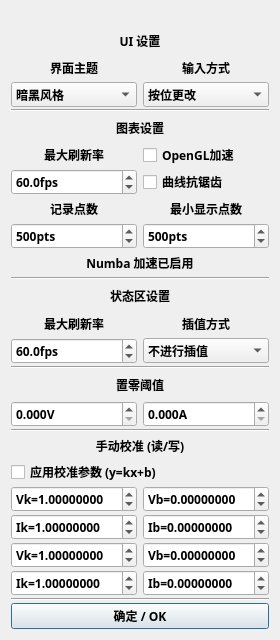
<?xml version="1.0" encoding="UTF-8"?>
<ui version="4.0">
 <class>DialogGraphics</class>
 <widget class="QDialog" name="DialogGraphics">
  <property name="windowModality">
   <enum>Qt::WindowModal</enum>
  </property>
  <property name="enabled">
   <bool>true</bool>
  </property>
  <property name="geometry">
   <rect>
    <x>0</x>
    <y>0</y>
    <width>280</width>
    <height>640</height>
   </rect>
  </property>
  <property name="sizePolicy">
   <sizepolicy hsizetype="Fixed" vsizetype="Fixed">
    <horstretch>0</horstretch>
    <verstretch>0</verstretch>
   </sizepolicy>
  </property>
  <property name="minimumSize">
   <size>
    <width>280</width>
    <height>640</height>
   </size>
  </property>
  <property name="maximumSize">
   <size>
    <width>280</width>
    <height>640</height>
   </size>
  </property>
  <property name="windowTitle">
   <string>图形设置</string>
  </property>
  <property name="sizeGripEnabled">
   <bool>false</bool>
  </property>
  <property name="modal">
   <bool>true</bool>
  </property>
  <layout class="QVBoxLayout" name="verticalLayout">
   <property name="spacing">
    <number>2</number>
   </property>
   <item>
    <widget class="QLabel" name="label">
     <property name="maximumSize">
      <size>
       <width>16777215</width>
       <height>20</height>
      </size>
     </property>
     <property name="text">
      <string/>
     </property>
    </widget>
   </item>
   <item>
    <widget class="QLabel" name="label_46">
     <property name="minimumSize">
      <size>
       <width>0</width>
       <height>28</height>
      </size>
     </property>
     <property name="maximumSize">
      <size>
       <width>999</width>
       <height>16777215</height>
      </size>
     </property>
     <property name="font">
      <font>
       <family>Sarasa Fixed SC SemiBold</family>
       <bold>true</bold>
      </font>
     </property>
     <property name="text">
      <string>UI 设置</string>
     </property>
     <property name="alignment">
      <set>Qt::AlignCenter</set>
     </property>
     <property name="margin">
      <number>6</number>
     </property>
    </widget>
   </item>
   <item>
    <layout class="QHBoxLayout" name="horizontalLayout_7">
     <property name="spacing">
      <number>6</number>
     </property>
     <item>
      <widget class="QLabel" name="label_36">
       <property name="minimumSize">
        <size>
         <width>0</width>
         <height>24</height>
        </size>
       </property>
       <property name="maximumSize">
        <size>
         <width>999</width>
         <height>16777215</height>
        </size>
       </property>
       <property name="font">
        <font>
         <family>Sarasa Fixed SC SemiBold</family>
         <bold>true</bold>
        </font>
       </property>
       <property name="text">
        <string>界面主题</string>
       </property>
       <property name="alignment">
        <set>Qt::AlignCenter</set>
       </property>
       <property name="margin">
        <number>6</number>
       </property>
      </widget>
     </item>
     <item>
      <widget class="QLabel" name="label_41">
       <property name="minimumSize">
        <size>
         <width>0</width>
         <height>24</height>
        </size>
       </property>
       <property name="maximumSize">
        <size>
         <width>999</width>
         <height>16777215</height>
        </size>
       </property>
       <property name="font">
        <font>
         <family>Sarasa Fixed SC SemiBold</family>
         <bold>true</bold>
        </font>
       </property>
       <property name="text">
        <string>输入方式</string>
       </property>
       <property name="alignment">
        <set>Qt::AlignCenter</set>
       </property>
       <property name="margin">
        <number>6</number>
       </property>
      </widget>
     </item>
    </layout>
   </item>
   <item>
    <layout class="QHBoxLayout" name="horizontalLayout_6">
     <property name="spacing">
      <number>6</number>
     </property>
     <item>
      <widget class="QComboBox" name="comboTheme">
       <property name="font">
        <font>
         <family>Sarasa Fixed SC SemiBold</family>
         <bold>true</bold>
        </font>
       </property>
       <property name="layoutDirection">
        <enum>Qt::LeftToRight</enum>
       </property>
       <property name="editable">
        <bool>false</bool>
       </property>
       <property name="sizeAdjustPolicy">
        <enum>QComboBox::AdjustToContentsOnFirstShow</enum>
       </property>
       <item>
        <property name="text">
         <string>暗黑风格</string>
        </property>
       </item>
       <item>
        <property name="text">
         <string>明亮风格</string>
        </property>
       </item>
      </widget>
     </item>
     <item>
      <widget class="QComboBox" name="comboInput">
       <property name="font">
        <font>
         <family>Sarasa Fixed SC SemiBold</family>
         <bold>true</bold>
        </font>
       </property>
       <property name="layoutDirection">
        <enum>Qt::LeftToRight</enum>
       </property>
       <property name="editable">
        <bool>false</bool>
       </property>
       <property name="sizeAdjustPolicy">
        <enum>QComboBox::AdjustToContentsOnFirstShow</enum>
       </property>
       <item>
        <property name="text">
         <string>按位更改</string>
        </property>
       </item>
       <item>
        <property name="text">
         <string>自由更改</string>
        </property>
       </item>
      </widget>
     </item>
    </layout>
   </item>
   <item>
    <widget class="Line" name="line_3">
     <property name="orientation">
      <enum>Qt::Horizontal</enum>
     </property>
    </widget>
   </item>
   <item>
    <widget class="QLabel" name="label_35">
     <property name="minimumSize">
      <size>
       <width>0</width>
       <height>28</height>
      </size>
     </property>
     <property name="maximumSize">
      <size>
       <width>999</width>
       <height>16777215</height>
      </size>
     </property>
     <property name="font">
      <font>
       <family>Sarasa Fixed SC SemiBold</family>
       <bold>true</bold>
      </font>
     </property>
     <property name="text">
      <string>图表设置</string>
     </property>
     <property name="alignment">
      <set>Qt::AlignCenter</set>
     </property>
     <property name="margin">
      <number>6</number>
     </property>
    </widget>
   </item>
   <item>
    <layout class="QHBoxLayout" name="horizontalLayout_13" stretch="1,1">
     <property name="spacing">
      <number>6</number>
     </property>
     <item>
      <widget class="QLabel" name="label_39">
       <property name="minimumSize">
        <size>
         <width>0</width>
         <height>24</height>
        </size>
       </property>
       <property name="maximumSize">
        <size>
         <width>999</width>
         <height>16777215</height>
        </size>
       </property>
       <property name="font">
        <font>
         <family>Sarasa Fixed SC SemiBold</family>
         <bold>true</bold>
        </font>
       </property>
       <property name="text">
        <string>最大刷新率</string>
       </property>
       <property name="alignment">
        <set>Qt::AlignCenter</set>
       </property>
       <property name="margin">
        <number>6</number>
       </property>
      </widget>
     </item>
     <item>
      <widget class="QCheckBox" name="checkBoxOpenGL">
       <property name="font">
        <font>
         <family>Sarasa Fixed SC SemiBold</family>
         <bold>true</bold>
        </font>
       </property>
       <property name="text">
        <string>OpenGL加速</string>
       </property>
      </widget>
     </item>
    </layout>
   </item>
   <item>
    <layout class="QHBoxLayout" name="horizontalLayout_12" stretch="1,1">
     <property name="spacing">
      <number>6</number>
     </property>
     <item>
      <widget class="QDoubleSpinBox" name="spinMaxFps">
       <property name="font">
        <font>
         <family>Sarasa Fixed SC SemiBold</family>
         <bold>true</bold>
        </font>
       </property>
       <property name="alignment">
        <set>Qt::AlignLeading|Qt::AlignLeft|Qt::AlignVCenter</set>
       </property>
       <property name="suffix">
        <string>fps</string>
       </property>
       <property name="decimals">
        <number>1</number>
       </property>
       <property name="minimum">
        <double>1.000000000000000</double>
       </property>
       <property name="maximum">
        <double>120.000000000000000</double>
       </property>
       <property name="singleStep">
        <double>5.000000000000000</double>
       </property>
       <property name="value">
        <double>60.000000000000000</double>
       </property>
      </widget>
     </item>
     <item>
      <widget class="QCheckBox" name="checkBoxAntialias">
       <property name="font">
        <font>
         <family>Sarasa Fixed SC SemiBold</family>
         <bold>true</bold>
        </font>
       </property>
       <property name="text">
        <string>曲线抗锯齿</string>
       </property>
      </widget>
     </item>
    </layout>
   </item>
   <item>
    <layout class="QHBoxLayout" name="horizontalLayout_14">
     <property name="spacing">
      <number>6</number>
     </property>
     <item>
      <widget class="QLabel" name="label_40">
       <property name="minimumSize">
        <size>
         <width>0</width>
         <height>24</height>
        </size>
       </property>
       <property name="maximumSize">
        <size>
         <width>999</width>
         <height>16777215</height>
        </size>
       </property>
       <property name="font">
        <font>
         <family>Sarasa Fixed SC SemiBold</family>
         <bold>true</bold>
        </font>
       </property>
       <property name="text">
        <string>记录点数</string>
       </property>
       <property name="alignment">
        <set>Qt::AlignCenter</set>
       </property>
       <property name="margin">
        <number>6</number>
       </property>
      </widget>
     </item>
     <item>
      <widget class="QLabel" name="label_47">
       <property name="minimumSize">
        <size>
         <width>0</width>
         <height>24</height>
        </size>
       </property>
       <property name="maximumSize">
        <size>
         <width>999</width>
         <height>16777215</height>
        </size>
       </property>
       <property name="font">
        <font>
         <family>Sarasa Fixed SC SemiBold</family>
         <bold>true</bold>
        </font>
       </property>
       <property name="text">
        <string>最小显示点数</string>
       </property>
       <property name="alignment">
        <set>Qt::AlignCenter</set>
       </property>
       <property name="margin">
        <number>6</number>
       </property>
      </widget>
     </item>
    </layout>
   </item>
   <item>
    <layout class="QHBoxLayout" name="horizontalLayout_15">
     <property name="spacing">
      <number>6</number>
     </property>
     <item>
      <widget class="QSpinBox" name="spinDataLength">
       <property name="font">
        <font>
         <family>Sarasa Fixed SC SemiBold</family>
         <bold>true</bold>
        </font>
       </property>
       <property name="alignment">
        <set>Qt::AlignLeading|Qt::AlignLeft|Qt::AlignVCenter</set>
       </property>
       <property name="suffix">
        <string>pts</string>
       </property>
       <property name="prefix">
        <string/>
       </property>
       <property name="minimum">
        <number>100</number>
       </property>
       <property name="maximum">
        <number>999999999</number>
       </property>
       <property name="singleStep">
        <number>100</number>
       </property>
       <property name="value">
        <number>500</number>
       </property>
      </widget>
     </item>
     <item>
      <widget class="QSpinBox" name="spinDisplayLength">
       <property name="font">
        <font>
         <family>Sarasa Fixed SC SemiBold</family>
         <bold>true</bold>
        </font>
       </property>
       <property name="alignment">
        <set>Qt::AlignLeading|Qt::AlignLeft|Qt::AlignVCenter</set>
       </property>
       <property name="suffix">
        <string>pts</string>
       </property>
       <property name="prefix">
        <string/>
       </property>
       <property name="minimum">
        <number>100</number>
       </property>
       <property name="maximum">
        <number>999999999</number>
       </property>
       <property name="singleStep">
        <number>100</number>
       </property>
       <property name="value">
        <number>500</number>
       </property>
      </widget>
     </item>
    </layout>
   </item>
   <item>
    <widget class="QLabel" name="labelNumba">
     <property name="minimumSize">
      <size>
       <width>0</width>
       <height>24</height>
      </size>
     </property>
     <property name="maximumSize">
      <size>
       <width>999</width>
       <height>16777215</height>
      </size>
     </property>
     <property name="font">
      <font>
       <family>Sarasa Fixed SC SemiBold</family>
       <bold>true</bold>
      </font>
     </property>
     <property name="text">
      <string>Numba 加速已启用</string>
     </property>
     <property name="alignment">
      <set>Qt::AlignCenter</set>
     </property>
     <property name="margin">
      <number>6</number>
     </property>
    </widget>
   </item>
   <item>
    <widget class="Line" name="line">
     <property name="orientation">
      <enum>Qt::Horizontal</enum>
     </property>
    </widget>
   </item>
   <item>
    <widget class="QLabel" name="label_38">
     <property name="minimumSize">
      <size>
       <width>0</width>
       <height>28</height>
      </size>
     </property>
     <property name="maximumSize">
      <size>
       <width>999</width>
       <height>16777215</height>
      </size>
     </property>
     <property name="font">
      <font>
       <family>Sarasa Fixed SC SemiBold</family>
       <bold>true</bold>
      </font>
     </property>
     <property name="text">
      <string>状态区设置</string>
     </property>
     <property name="alignment">
      <set>Qt::AlignCenter</set>
     </property>
     <property name="margin">
      <number>6</number>
     </property>
    </widget>
   </item>
   <item>
    <layout class="QHBoxLayout" name="horizontalLayout_11">
     <property name="spacing">
      <number>6</number>
     </property>
     <item>
      <widget class="QLabel" name="label_43">
       <property name="minimumSize">
        <size>
         <width>0</width>
         <height>24</height>
        </size>
       </property>
       <property name="maximumSize">
        <size>
         <width>999</width>
         <height>16777215</height>
        </size>
       </property>
       <property name="font">
        <font>
         <family>Sarasa Fixed SC SemiBold</family>
         <bold>true</bold>
        </font>
       </property>
       <property name="text">
        <string>最大刷新率</string>
       </property>
       <property name="alignment">
        <set>Qt::AlignCenter</set>
       </property>
       <property name="margin">
        <number>6</number>
       </property>
      </widget>
     </item>
     <item>
      <widget class="QLabel" name="label_44">
       <property name="minimumSize">
        <size>
         <width>0</width>
         <height>24</height>
        </size>
       </property>
       <property name="maximumSize">
        <size>
         <width>999</width>
         <height>16777215</height>
        </size>
       </property>
       <property name="font">
        <font>
         <family>Sarasa Fixed SC SemiBold</family>
         <bold>true</bold>
        </font>
       </property>
       <property name="text">
        <string>插值方式</string>
       </property>
       <property name="alignment">
        <set>Qt::AlignCenter</set>
       </property>
       <property name="margin">
        <number>6</number>
       </property>
      </widget>
     </item>
    </layout>
   </item>
   <item>
    <layout class="QHBoxLayout" name="horizontalLayout_10">
     <property name="spacing">
      <number>6</number>
     </property>
     <item>
      <widget class="QDoubleSpinBox" name="spinStateFps">
       <property name="font">
        <font>
         <family>Sarasa Fixed SC SemiBold</family>
         <bold>true</bold>
        </font>
       </property>
       <property name="alignment">
        <set>Qt::AlignLeading|Qt::AlignLeft|Qt::AlignVCenter</set>
       </property>
       <property name="suffix">
        <string>fps</string>
       </property>
       <property name="decimals">
        <number>1</number>
       </property>
       <property name="minimum">
        <double>1.000000000000000</double>
       </property>
       <property name="maximum">
        <double>120.000000000000000</double>
       </property>
       <property name="singleStep">
        <double>5.000000000000000</double>
       </property>
       <property name="value">
        <double>60.000000000000000</double>
       </property>
      </widget>
     </item>
     <item>
      <widget class="QComboBox" name="comboInterp">
       <property name="font">
        <font>
         <family>Sarasa Fixed SC SemiBold</family>
         <bold>true</bold>
        </font>
       </property>
       <property name="layoutDirection">
        <enum>Qt::LeftToRight</enum>
       </property>
       <property name="editable">
        <bool>false</bool>
       </property>
       <property name="currentIndex">
        <number>0</number>
       </property>
       <property name="sizeAdjustPolicy">
        <enum>QComboBox::AdjustToContentsOnFirstShow</enum>
       </property>
       <item>
        <property name="text">
         <string>不进行插值</string>
        </property>
       </item>
       <item>
        <property name="text">
         <string>一位插值</string>
        </property>
       </item>
       <item>
        <property name="text">
         <string>二位插值</string>
        </property>
       </item>
       <item>
        <property name="text">
         <string>三位插值</string>
        </property>
       </item>
      </widget>
     </item>
    </layout>
   </item>
   <item>
    <widget class="Line" name="line_2">
     <property name="orientation">
      <enum>Qt::Horizontal</enum>
     </property>
    </widget>
   </item>
   <item>
    <widget class="QLabel" name="label_42">
     <property name="minimumSize">
      <size>
       <width>0</width>
       <height>28</height>
      </size>
     </property>
     <property name="maximumSize">
      <size>
       <width>999</width>
       <height>16777215</height>
      </size>
     </property>
     <property name="font">
      <font>
       <family>Sarasa Fixed SC SemiBold</family>
       <bold>true</bold>
      </font>
     </property>
     <property name="text">
      <string>置零阈值</string>
     </property>
     <property name="alignment">
      <set>Qt::AlignCenter</set>
     </property>
     <property name="margin">
      <number>6</number>
     </property>
    </widget>
   </item>
   <item>
    <layout class="QHBoxLayout" name="horizontalLayout_2">
     <property name="spacing">
      <number>6</number>
     </property>
     <item>
      <widget class="QDoubleSpinBox" name="spinStateVThres">
       <property name="font">
        <font>
         <family>Sarasa Fixed SC SemiBold</family>
         <bold>true</bold>
        </font>
       </property>
       <property name="alignment">
        <set>Qt::AlignLeading|Qt::AlignLeft|Qt::AlignVCenter</set>
       </property>
       <property name="suffix">
        <string>V</string>
       </property>
       <property name="decimals">
        <number>3</number>
       </property>
       <property name="minimum">
        <double>0.000000000000000</double>
       </property>
       <property name="maximum">
        <double>1.000000000000000</double>
       </property>
       <property name="singleStep">
        <double>0.001000000000000</double>
       </property>
       <property name="value">
        <double>0.000000000000000</double>
       </property>
      </widget>
     </item>
     <item>
      <widget class="QDoubleSpinBox" name="spinStateIThres">
       <property name="font">
        <font>
         <family>Sarasa Fixed SC SemiBold</family>
         <bold>true</bold>
        </font>
       </property>
       <property name="alignment">
        <set>Qt::AlignLeading|Qt::AlignLeft|Qt::AlignVCenter</set>
       </property>
       <property name="suffix">
        <string>A</string>
       </property>
       <property name="decimals">
        <number>3</number>
       </property>
       <property name="minimum">
        <double>0.000000000000000</double>
       </property>
       <property name="maximum">
        <double>1.000000000000000</double>
       </property>
       <property name="singleStep">
        <double>0.001000000000000</double>
       </property>
       <property name="value">
        <double>0.000000000000000</double>
       </property>
      </widget>
     </item>
    </layout>
   </item>
   <item>
    <widget class="Line" name="line_4">
     <property name="orientation">
      <enum>Qt::Horizontal</enum>
     </property>
    </widget>
   </item>
   <item>
    <widget class="QLabel" name="labelCali_2">
     <property name="minimumSize">
      <size>
       <width>0</width>
       <height>24</height>
      </size>
     </property>
     <property name="maximumSize">
      <size>
       <width>999</width>
       <height>16777215</height>
      </size>
     </property>
     <property name="font">
      <font>
       <family>Sarasa Fixed SC SemiBold</family>
       <bold>true</bold>
      </font>
     </property>
     <property name="text">
      <string>手动校准 (读/写)</string>
     </property>
     <property name="alignment">
      <set>Qt::AlignCenter</set>
     </property>
     <property name="margin">
      <number>6</number>
     </property>
    </widget>
   </item>
   <item>
    <widget class="QCheckBox" name="checkBoxUseCali">
     <property name="font">
      <font>
       <family>Sarasa Fixed SC SemiBold</family>
       <bold>true</bold>
      </font>
     </property>
     <property name="text">
      <string>应用校准参数 (y=kx+b)</string>
     </property>
    </widget>
   </item>
   <item>
    <layout class="QHBoxLayout" name="horizontalLayout_3">
     <property name="spacing">
      <number>6</number>
     </property>
     <item>
      <widget class="QDoubleSpinBox" name="spinCaliVk">
       <property name="font">
        <font>
         <family>Sarasa Fixed SC SemiBold</family>
         <bold>true</bold>
        </font>
       </property>
       <property name="alignment">
        <set>Qt::AlignLeading|Qt::AlignLeft|Qt::AlignVCenter</set>
       </property>
       <property name="prefix">
        <string>Vk=</string>
       </property>
       <property name="suffix">
        <string/>
       </property>
       <property name="decimals">
        <number>8</number>
       </property>
       <property name="minimum">
        <double>-100.000000000000000</double>
       </property>
       <property name="maximum">
        <double>100.000000000000000</double>
       </property>
       <property name="singleStep">
        <double>0.001000000000000</double>
       </property>
       <property name="value">
        <double>1.000000000000000</double>
       </property>
      </widget>
     </item>
     <item>
      <widget class="QDoubleSpinBox" name="spinCaliVb">
       <property name="font">
        <font>
         <family>Sarasa Fixed SC SemiBold</family>
         <bold>true</bold>
        </font>
       </property>
       <property name="alignment">
        <set>Qt::AlignLeading|Qt::AlignLeft|Qt::AlignVCenter</set>
       </property>
       <property name="prefix">
        <string>Vb=</string>
       </property>
       <property name="suffix">
        <string/>
       </property>
       <property name="decimals">
        <number>8</number>
       </property>
       <property name="minimum">
        <double>-100.000000000000000</double>
       </property>
       <property name="maximum">
        <double>100.000000000000000</double>
       </property>
       <property name="singleStep">
        <double>0.001000000000000</double>
       </property>
       <property name="value">
        <double>0.000000000000000</double>
       </property>
      </widget>
     </item>
    </layout>
   </item>
   <item>
    <layout class="QHBoxLayout" name="horizontalLayout_4">
     <property name="spacing">
      <number>6</number>
     </property>
     <item>
      <widget class="QDoubleSpinBox" name="spinCaliIk">
       <property name="font">
        <font>
         <family>Sarasa Fixed SC SemiBold</family>
         <bold>true</bold>
        </font>
       </property>
       <property name="alignment">
        <set>Qt::AlignLeading|Qt::AlignLeft|Qt::AlignVCenter</set>
       </property>
       <property name="prefix">
        <string>Ik=</string>
       </property>
       <property name="suffix">
        <string/>
       </property>
       <property name="decimals">
        <number>8</number>
       </property>
       <property name="minimum">
        <double>-100.000000000000000</double>
       </property>
       <property name="maximum">
        <double>100.000000000000000</double>
       </property>
       <property name="singleStep">
        <double>0.001000000000000</double>
       </property>
       <property name="value">
        <double>1.000000000000000</double>
       </property>
      </widget>
     </item>
     <item>
      <widget class="QDoubleSpinBox" name="spinCaliIb">
       <property name="font">
        <font>
         <family>Sarasa Fixed SC SemiBold</family>
         <bold>true</bold>
        </font>
       </property>
       <property name="alignment">
        <set>Qt::AlignLeading|Qt::AlignLeft|Qt::AlignVCenter</set>
       </property>
       <property name="prefix">
        <string>Ib=</string>
       </property>
       <property name="suffix">
        <string/>
       </property>
       <property name="decimals">
        <number>8</number>
       </property>
       <property name="minimum">
        <double>-100.000000000000000</double>
       </property>
       <property name="maximum">
        <double>100.000000000000000</double>
       </property>
       <property name="singleStep">
        <double>0.001000000000000</double>
       </property>
       <property name="value">
        <double>0.000000000000000</double>
       </property>
      </widget>
     </item>
    </layout>
   </item>
   <item>
    <layout class="QHBoxLayout" name="horizontalLayout_8">
     <property name="spacing">
      <number>6</number>
     </property>
     <item>
      <widget class="QDoubleSpinBox" name="spinCaliVk_2">
       <property name="font">
        <font>
         <family>Sarasa Fixed SC SemiBold</family>
         <bold>true</bold>
        </font>
       </property>
       <property name="alignment">
        <set>Qt::AlignLeading|Qt::AlignLeft|Qt::AlignVCenter</set>
       </property>
       <property name="prefix">
        <string>Vk=</string>
       </property>
       <property name="suffix">
        <string/>
       </property>
       <property name="decimals">
        <number>8</number>
       </property>
       <property name="minimum">
        <double>-100.000000000000000</double>
       </property>
       <property name="maximum">
        <double>100.000000000000000</double>
       </property>
       <property name="singleStep">
        <double>0.001000000000000</double>
       </property>
       <property name="value">
        <double>1.000000000000000</double>
       </property>
      </widget>
     </item>
     <item>
      <widget class="QDoubleSpinBox" name="spinCaliVb_2">
       <property name="font">
        <font>
         <family>Sarasa Fixed SC SemiBold</family>
         <bold>true</bold>
        </font>
       </property>
       <property name="alignment">
        <set>Qt::AlignLeading|Qt::AlignLeft|Qt::AlignVCenter</set>
       </property>
       <property name="prefix">
        <string>Vb=</string>
       </property>
       <property name="suffix">
        <string/>
       </property>
       <property name="decimals">
        <number>8</number>
       </property>
       <property name="minimum">
        <double>-100.000000000000000</double>
       </property>
       <property name="maximum">
        <double>100.000000000000000</double>
       </property>
       <property name="singleStep">
        <double>0.001000000000000</double>
       </property>
       <property name="value">
        <double>0.000000000000000</double>
       </property>
      </widget>
     </item>
    </layout>
   </item>
   <item>
    <layout class="QHBoxLayout" name="horizontalLayout_9">
     <property name="spacing">
      <number>6</number>
     </property>
     <item>
      <widget class="QDoubleSpinBox" name="spinCaliIk_2">
       <property name="font">
        <font>
         <family>Sarasa Fixed SC SemiBold</family>
         <bold>true</bold>
        </font>
       </property>
       <property name="alignment">
        <set>Qt::AlignLeading|Qt::AlignLeft|Qt::AlignVCenter</set>
       </property>
       <property name="prefix">
        <string>Ik=</string>
       </property>
       <property name="suffix">
        <string/>
       </property>
       <property name="decimals">
        <number>8</number>
       </property>
       <property name="minimum">
        <double>-100.000000000000000</double>
       </property>
       <property name="maximum">
        <double>100.000000000000000</double>
       </property>
       <property name="singleStep">
        <double>0.001000000000000</double>
       </property>
       <property name="value">
        <double>1.000000000000000</double>
       </property>
      </widget>
     </item>
     <item>
      <widget class="QDoubleSpinBox" name="spinCaliIb_2">
       <property name="font">
        <font>
         <family>Sarasa Fixed SC SemiBold</family>
         <bold>true</bold>
        </font>
       </property>
       <property name="alignment">
        <set>Qt::AlignLeading|Qt::AlignLeft|Qt::AlignVCenter</set>
       </property>
       <property name="prefix">
        <string>Ib=</string>
       </property>
       <property name="suffix">
        <string/>
       </property>
       <property name="decimals">
        <number>8</number>
       </property>
       <property name="minimum">
        <double>-100.000000000000000</double>
       </property>
       <property name="maximum">
        <double>100.000000000000000</double>
       </property>
       <property name="singleStep">
        <double>0.001000000000000</double>
       </property>
       <property name="value">
        <double>0.000000000000000</double>
       </property>
      </widget>
     </item>
    </layout>
   </item>
   <item>
    <widget class="Line" name="line_5">
     <property name="orientation">
      <enum>Qt::Horizontal</enum>
     </property>
    </widget>
   </item>
   <item>
    <widget class="QPushButton" name="btnClose">
     <property name="font">
      <font>
       <family>Sarasa Fixed SC SemiBold</family>
       <bold>true</bold>
      </font>
     </property>
     <property name="text">
      <string>确定 / OK</string>
     </property>
    </widget>
   </item>
  </layout>
 </widget>
 <resources/>
 <connections/>
</ui>
